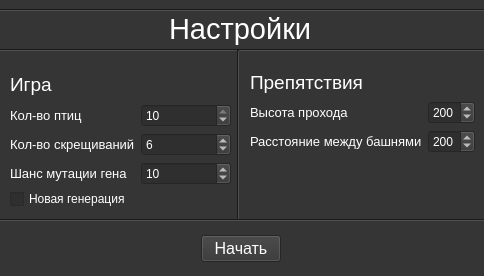
<?xml version="1.0" encoding="UTF-8"?>
<ui version="4.0">
 <class>MainWindow</class>
 <widget class="QMainWindow" name="MainWindow">
  <property name="geometry">
   <rect>
    <x>0</x>
    <y>0</y>
    <width>484</width>
    <height>276</height>
   </rect>
  </property>
  <property name="palette">
   <palette>
    <active>
     <colorrole role="WindowText">
      <brush brushstyle="SolidPattern">
       <color alpha="255">
        <red>255</red>
        <green>255</green>
        <blue>255</blue>
       </color>
      </brush>
     </colorrole>
     <colorrole role="Button">
      <brush brushstyle="SolidPattern">
       <color alpha="255">
        <red>53</red>
        <green>53</green>
        <blue>53</blue>
       </color>
      </brush>
     </colorrole>
     <colorrole role="Light">
      <brush brushstyle="SolidPattern">
       <color alpha="255">
        <red>79</red>
        <green>79</green>
        <blue>79</blue>
       </color>
      </brush>
     </colorrole>
     <colorrole role="Midlight">
      <brush brushstyle="SolidPattern">
       <color alpha="255">
        <red>66</red>
        <green>66</green>
        <blue>66</blue>
       </color>
      </brush>
     </colorrole>
     <colorrole role="Dark">
      <brush brushstyle="SolidPattern">
       <color alpha="255">
        <red>26</red>
        <green>26</green>
        <blue>26</blue>
       </color>
      </brush>
     </colorrole>
     <colorrole role="Mid">
      <brush brushstyle="SolidPattern">
       <color alpha="255">
        <red>35</red>
        <green>35</green>
        <blue>35</blue>
       </color>
      </brush>
     </colorrole>
     <colorrole role="Text">
      <brush brushstyle="SolidPattern">
       <color alpha="255">
        <red>255</red>
        <green>255</green>
        <blue>255</blue>
       </color>
      </brush>
     </colorrole>
     <colorrole role="BrightText">
      <brush brushstyle="SolidPattern">
       <color alpha="255">
        <red>255</red>
        <green>255</green>
        <blue>255</blue>
       </color>
      </brush>
     </colorrole>
     <colorrole role="ButtonText">
      <brush brushstyle="SolidPattern">
       <color alpha="255">
        <red>255</red>
        <green>255</green>
        <blue>255</blue>
       </color>
      </brush>
     </colorrole>
     <colorrole role="Base">
      <brush brushstyle="SolidPattern">
       <color alpha="255">
        <red>47</red>
        <green>47</green>
        <blue>47</blue>
       </color>
      </brush>
     </colorrole>
     <colorrole role="Window">
      <brush brushstyle="SolidPattern">
       <color alpha="255">
        <red>53</red>
        <green>53</green>
        <blue>53</blue>
       </color>
      </brush>
     </colorrole>
     <colorrole role="Shadow">
      <brush brushstyle="SolidPattern">
       <color alpha="255">
        <red>0</red>
        <green>0</green>
        <blue>0</blue>
       </color>
      </brush>
     </colorrole>
     <colorrole role="AlternateBase">
      <brush brushstyle="SolidPattern">
       <color alpha="255">
        <red>26</red>
        <green>26</green>
        <blue>26</blue>
       </color>
      </brush>
     </colorrole>
     <colorrole role="ToolTipBase">
      <brush brushstyle="SolidPattern">
       <color alpha="255">
        <red>255</red>
        <green>255</green>
        <blue>220</blue>
       </color>
      </brush>
     </colorrole>
     <colorrole role="ToolTipText">
      <brush brushstyle="SolidPattern">
       <color alpha="255">
        <red>0</red>
        <green>0</green>
        <blue>0</blue>
       </color>
      </brush>
     </colorrole>
     <colorrole role="PlaceholderText">
      <brush brushstyle="SolidPattern">
       <color alpha="128">
        <red>255</red>
        <green>255</green>
        <blue>255</blue>
       </color>
      </brush>
     </colorrole>
    </active>
    <inactive>
     <colorrole role="WindowText">
      <brush brushstyle="SolidPattern">
       <color alpha="255">
        <red>255</red>
        <green>255</green>
        <blue>255</blue>
       </color>
      </brush>
     </colorrole>
     <colorrole role="Button">
      <brush brushstyle="SolidPattern">
       <color alpha="255">
        <red>53</red>
        <green>53</green>
        <blue>53</blue>
       </color>
      </brush>
     </colorrole>
     <colorrole role="Light">
      <brush brushstyle="SolidPattern">
       <color alpha="255">
        <red>79</red>
        <green>79</green>
        <blue>79</blue>
       </color>
      </brush>
     </colorrole>
     <colorrole role="Midlight">
      <brush brushstyle="SolidPattern">
       <color alpha="255">
        <red>66</red>
        <green>66</green>
        <blue>66</blue>
       </color>
      </brush>
     </colorrole>
     <colorrole role="Dark">
      <brush brushstyle="SolidPattern">
       <color alpha="255">
        <red>26</red>
        <green>26</green>
        <blue>26</blue>
       </color>
      </brush>
     </colorrole>
     <colorrole role="Mid">
      <brush brushstyle="SolidPattern">
       <color alpha="255">
        <red>35</red>
        <green>35</green>
        <blue>35</blue>
       </color>
      </brush>
     </colorrole>
     <colorrole role="Text">
      <brush brushstyle="SolidPattern">
       <color alpha="255">
        <red>255</red>
        <green>255</green>
        <blue>255</blue>
       </color>
      </brush>
     </colorrole>
     <colorrole role="BrightText">
      <brush brushstyle="SolidPattern">
       <color alpha="255">
        <red>255</red>
        <green>255</green>
        <blue>255</blue>
       </color>
      </brush>
     </colorrole>
     <colorrole role="ButtonText">
      <brush brushstyle="SolidPattern">
       <color alpha="255">
        <red>255</red>
        <green>255</green>
        <blue>255</blue>
       </color>
      </brush>
     </colorrole>
     <colorrole role="Base">
      <brush brushstyle="SolidPattern">
       <color alpha="255">
        <red>47</red>
        <green>47</green>
        <blue>47</blue>
       </color>
      </brush>
     </colorrole>
     <colorrole role="Window">
      <brush brushstyle="SolidPattern">
       <color alpha="255">
        <red>53</red>
        <green>53</green>
        <blue>53</blue>
       </color>
      </brush>
     </colorrole>
     <colorrole role="Shadow">
      <brush brushstyle="SolidPattern">
       <color alpha="255">
        <red>0</red>
        <green>0</green>
        <blue>0</blue>
       </color>
      </brush>
     </colorrole>
     <colorrole role="AlternateBase">
      <brush brushstyle="SolidPattern">
       <color alpha="255">
        <red>26</red>
        <green>26</green>
        <blue>26</blue>
       </color>
      </brush>
     </colorrole>
     <colorrole role="ToolTipBase">
      <brush brushstyle="SolidPattern">
       <color alpha="255">
        <red>255</red>
        <green>255</green>
        <blue>220</blue>
       </color>
      </brush>
     </colorrole>
     <colorrole role="ToolTipText">
      <brush brushstyle="SolidPattern">
       <color alpha="255">
        <red>0</red>
        <green>0</green>
        <blue>0</blue>
       </color>
      </brush>
     </colorrole>
     <colorrole role="PlaceholderText">
      <brush brushstyle="SolidPattern">
       <color alpha="128">
        <red>255</red>
        <green>255</green>
        <blue>255</blue>
       </color>
      </brush>
     </colorrole>
    </inactive>
    <disabled>
     <colorrole role="WindowText">
      <brush brushstyle="SolidPattern">
       <color alpha="255">
        <red>26</red>
        <green>26</green>
        <blue>26</blue>
       </color>
      </brush>
     </colorrole>
     <colorrole role="Button">
      <brush brushstyle="SolidPattern">
       <color alpha="255">
        <red>53</red>
        <green>53</green>
        <blue>53</blue>
       </color>
      </brush>
     </colorrole>
     <colorrole role="Light">
      <brush brushstyle="SolidPattern">
       <color alpha="255">
        <red>79</red>
        <green>79</green>
        <blue>79</blue>
       </color>
      </brush>
     </colorrole>
     <colorrole role="Midlight">
      <brush brushstyle="SolidPattern">
       <color alpha="255">
        <red>66</red>
        <green>66</green>
        <blue>66</blue>
       </color>
      </brush>
     </colorrole>
     <colorrole role="Dark">
      <brush brushstyle="SolidPattern">
       <color alpha="255">
        <red>26</red>
        <green>26</green>
        <blue>26</blue>
       </color>
      </brush>
     </colorrole>
     <colorrole role="Mid">
      <brush brushstyle="SolidPattern">
       <color alpha="255">
        <red>35</red>
        <green>35</green>
        <blue>35</blue>
       </color>
      </brush>
     </colorrole>
     <colorrole role="Text">
      <brush brushstyle="SolidPattern">
       <color alpha="255">
        <red>26</red>
        <green>26</green>
        <blue>26</blue>
       </color>
      </brush>
     </colorrole>
     <colorrole role="BrightText">
      <brush brushstyle="SolidPattern">
       <color alpha="255">
        <red>255</red>
        <green>255</green>
        <blue>255</blue>
       </color>
      </brush>
     </colorrole>
     <colorrole role="ButtonText">
      <brush brushstyle="SolidPattern">
       <color alpha="255">
        <red>26</red>
        <green>26</green>
        <blue>26</blue>
       </color>
      </brush>
     </colorrole>
     <colorrole role="Base">
      <brush brushstyle="SolidPattern">
       <color alpha="255">
        <red>53</red>
        <green>53</green>
        <blue>53</blue>
       </color>
      </brush>
     </colorrole>
     <colorrole role="Window">
      <brush brushstyle="SolidPattern">
       <color alpha="255">
        <red>53</red>
        <green>53</green>
        <blue>53</blue>
       </color>
      </brush>
     </colorrole>
     <colorrole role="Shadow">
      <brush brushstyle="SolidPattern">
       <color alpha="255">
        <red>0</red>
        <green>0</green>
        <blue>0</blue>
       </color>
      </brush>
     </colorrole>
     <colorrole role="AlternateBase">
      <brush brushstyle="SolidPattern">
       <color alpha="255">
        <red>53</red>
        <green>53</green>
        <blue>53</blue>
       </color>
      </brush>
     </colorrole>
     <colorrole role="ToolTipBase">
      <brush brushstyle="SolidPattern">
       <color alpha="255">
        <red>255</red>
        <green>255</green>
        <blue>220</blue>
       </color>
      </brush>
     </colorrole>
     <colorrole role="ToolTipText">
      <brush brushstyle="SolidPattern">
       <color alpha="255">
        <red>0</red>
        <green>0</green>
        <blue>0</blue>
       </color>
      </brush>
     </colorrole>
     <colorrole role="PlaceholderText">
      <brush brushstyle="SolidPattern">
       <color alpha="128">
        <red>255</red>
        <green>255</green>
        <blue>255</blue>
       </color>
      </brush>
     </colorrole>
    </disabled>
   </palette>
  </property>
  <property name="windowTitle">
   <string>MainWindow</string>
  </property>
  <widget class="QWidget" name="centralwidget">
   <widget class="QWidget" name="layoutWidget_2">
    <property name="geometry">
     <rect>
      <x>0</x>
      <y>230</y>
      <width>481</width>
      <height>37</height>
     </rect>
    </property>
    <layout class="QHBoxLayout" name="horizontalLayout_4">
     <item>
      <spacer name="horizontalSpacer_3">
       <property name="orientation">
        <enum>Qt::Horizontal</enum>
       </property>
       <property name="sizeHint" stdset="0">
        <size>
         <width>40</width>
         <height>20</height>
        </size>
       </property>
      </spacer>
     </item>
     <item>
      <widget class="QPushButton" name="startButton">
       <property name="font">
        <font>
         <pointsize>12</pointsize>
        </font>
       </property>
       <property name="text">
        <string>Начать</string>
       </property>
      </widget>
     </item>
     <item>
      <spacer name="horizontalSpacer_4">
       <property name="orientation">
        <enum>Qt::Horizontal</enum>
       </property>
       <property name="sizeHint" stdset="0">
        <size>
         <width>40</width>
         <height>20</height>
        </size>
       </property>
      </spacer>
     </item>
    </layout>
   </widget>
   <widget class="Line" name="line">
    <property name="geometry">
     <rect>
      <x>0</x>
      <y>40</y>
      <width>501</width>
      <height>20</height>
     </rect>
    </property>
    <property name="orientation">
     <enum>Qt::Horizontal</enum>
    </property>
   </widget>
   <widget class="Line" name="line_2">
    <property name="geometry">
     <rect>
      <x>-10</x>
      <y>0</y>
      <width>501</width>
      <height>20</height>
     </rect>
    </property>
    <property name="orientation">
     <enum>Qt::Horizontal</enum>
    </property>
   </widget>
   <widget class="Line" name="line_3">
    <property name="geometry">
     <rect>
      <x>230</x>
      <y>50</y>
      <width>16</width>
      <height>171</height>
     </rect>
    </property>
    <property name="orientation">
     <enum>Qt::Vertical</enum>
    </property>
   </widget>
   <widget class="Line" name="line_4">
    <property name="geometry">
     <rect>
      <x>-10</x>
      <y>210</y>
      <width>501</width>
      <height>20</height>
     </rect>
    </property>
    <property name="orientation">
     <enum>Qt::Horizontal</enum>
    </property>
   </widget>
   <widget class="QCheckBox" name="checkBox">
    <property name="geometry">
     <rect>
      <x>10</x>
      <y>190</y>
      <width>121</width>
      <height>18</height>
     </rect>
    </property>
    <property name="text">
     <string>Новая генерация</string>
    </property>
    <property name="checked">
     <bool>false</bool>
    </property>
    <property name="tristate">
     <bool>false</bool>
    </property>
   </widget>
   <widget class="QWidget" name="layoutWidget">
    <property name="geometry">
     <rect>
      <x>0</x>
      <y>10</y>
      <width>481</width>
      <height>37</height>
     </rect>
    </property>
    <layout class="QHBoxLayout" name="horizontalLayout">
     <item>
      <spacer name="horizontalSpacer_2">
       <property name="orientation">
        <enum>Qt::Horizontal</enum>
       </property>
       <property name="sizeHint" stdset="0">
        <size>
         <width>40</width>
         <height>20</height>
        </size>
       </property>
      </spacer>
     </item>
     <item>
      <widget class="QLabel" name="label">
       <property name="font">
        <font>
         <pointsize>22</pointsize>
        </font>
       </property>
       <property name="text">
        <string>Настройки</string>
       </property>
      </widget>
     </item>
     <item>
      <spacer name="horizontalSpacer">
       <property name="orientation">
        <enum>Qt::Horizontal</enum>
       </property>
       <property name="sizeHint" stdset="0">
        <size>
         <width>40</width>
         <height>20</height>
        </size>
       </property>
      </spacer>
     </item>
    </layout>
   </widget>
   <widget class="QWidget" name="layoutWidget">
    <property name="geometry">
     <rect>
      <x>250</x>
      <y>70</y>
      <width>225</width>
      <height>83</height>
     </rect>
    </property>
    <layout class="QVBoxLayout" name="verticalLayout_7">
     <item>
      <widget class="QLabel" name="label_6">
       <property name="font">
        <font>
         <pointsize>14</pointsize>
        </font>
       </property>
       <property name="text">
        <string>Препятствия</string>
       </property>
      </widget>
     </item>
     <item>
      <layout class="QVBoxLayout" name="verticalLayout_4">
       <item>
        <layout class="QHBoxLayout" name="horizontalLayout_3">
         <property name="sizeConstraint">
          <enum>QLayout::SetMaximumSize</enum>
         </property>
         <item>
          <layout class="QVBoxLayout" name="verticalLayout_5">
           <property name="sizeConstraint">
            <enum>QLayout::SetMaximumSize</enum>
           </property>
           <item>
            <widget class="QLabel" name="label_7">
             <property name="font">
              <font>
               <pointsize>10</pointsize>
              </font>
             </property>
             <property name="text">
              <string>Высота прохода</string>
             </property>
            </widget>
           </item>
           <item>
            <widget class="QLabel" name="label_9">
             <property name="font">
              <font>
               <pointsize>10</pointsize>
              </font>
             </property>
             <property name="text">
              <string>Расстояние между башнями</string>
             </property>
            </widget>
           </item>
          </layout>
         </item>
         <item>
          <layout class="QVBoxLayout" name="verticalLayout_6">
           <item>
            <widget class="QSpinBox" name="dist">
             <property name="minimum">
              <number>150</number>
             </property>
             <property name="maximum">
              <number>300</number>
             </property>
             <property name="singleStep">
              <number>10</number>
             </property>
             <property name="value">
              <number>200</number>
             </property>
            </widget>
           </item>
           <item>
            <widget class="QSpinBox" name="interval">
             <property name="minimum">
              <number>100</number>
             </property>
             <property name="maximum">
              <number>350</number>
             </property>
             <property name="singleStep">
              <number>25</number>
             </property>
             <property name="value">
              <number>200</number>
             </property>
            </widget>
           </item>
          </layout>
         </item>
        </layout>
       </item>
      </layout>
     </item>
    </layout>
   </widget>
   <widget class="QWidget" name="layoutWidget">
    <property name="geometry">
     <rect>
      <x>10</x>
      <y>70</y>
      <width>221</width>
      <height>115</height>
     </rect>
    </property>
    <layout class="QVBoxLayout" name="verticalLayout_8">
     <item>
      <widget class="QLabel" name="label_2">
       <property name="font">
        <font>
         <pointsize>14</pointsize>
        </font>
       </property>
       <property name="text">
        <string>Игра</string>
       </property>
      </widget>
     </item>
     <item>
      <layout class="QVBoxLayout" name="verticalLayout_3">
       <item>
        <layout class="QHBoxLayout" name="horizontalLayout_2">
         <item>
          <layout class="QVBoxLayout" name="verticalLayout_2">
           <item>
            <widget class="QLabel" name="label_3">
             <property name="font">
              <font>
               <pointsize>10</pointsize>
              </font>
             </property>
             <property name="text">
              <string>Кол-во птиц</string>
             </property>
            </widget>
           </item>
           <item>
            <widget class="QLabel" name="label_5">
             <property name="font">
              <font>
               <pointsize>10</pointsize>
              </font>
             </property>
             <property name="text">
              <string>Кол-во скрещиваний</string>
             </property>
            </widget>
           </item>
           <item>
            <widget class="QLabel" name="label_4">
             <property name="font">
              <font>
               <pointsize>10</pointsize>
              </font>
             </property>
             <property name="text">
              <string>Шанс мутации гена</string>
             </property>
            </widget>
           </item>
          </layout>
         </item>
         <item>
          <layout class="QVBoxLayout" name="verticalLayout">
           <item>
            <widget class="QSpinBox" name="birdsCount">
             <property name="minimum">
              <number>4</number>
             </property>
             <property name="maximum">
              <number>10</number>
             </property>
             <property name="value">
              <number>10</number>
             </property>
            </widget>
           </item>
           <item>
            <widget class="QSpinBox" name="crossCount">
             <property name="minimum">
              <number>4</number>
             </property>
             <property name="maximum">
              <number>10</number>
             </property>
             <property name="value">
              <number>6</number>
             </property>
            </widget>
           </item>
           <item>
            <widget class="QSpinBox" name="mutationChance">
             <property name="minimum">
              <number>2</number>
             </property>
             <property name="maximum">
              <number>20</number>
             </property>
             <property name="value">
              <number>10</number>
             </property>
            </widget>
           </item>
          </layout>
         </item>
        </layout>
       </item>
      </layout>
     </item>
    </layout>
   </widget>
  </widget>
  <widget class="QMenuBar" name="menubar">
   <property name="geometry">
    <rect>
     <x>0</x>
     <y>0</y>
     <width>484</width>
     <height>20</height>
    </rect>
   </property>
  </widget>
 </widget>
 <resources/>
 <connections/>
</ui>
